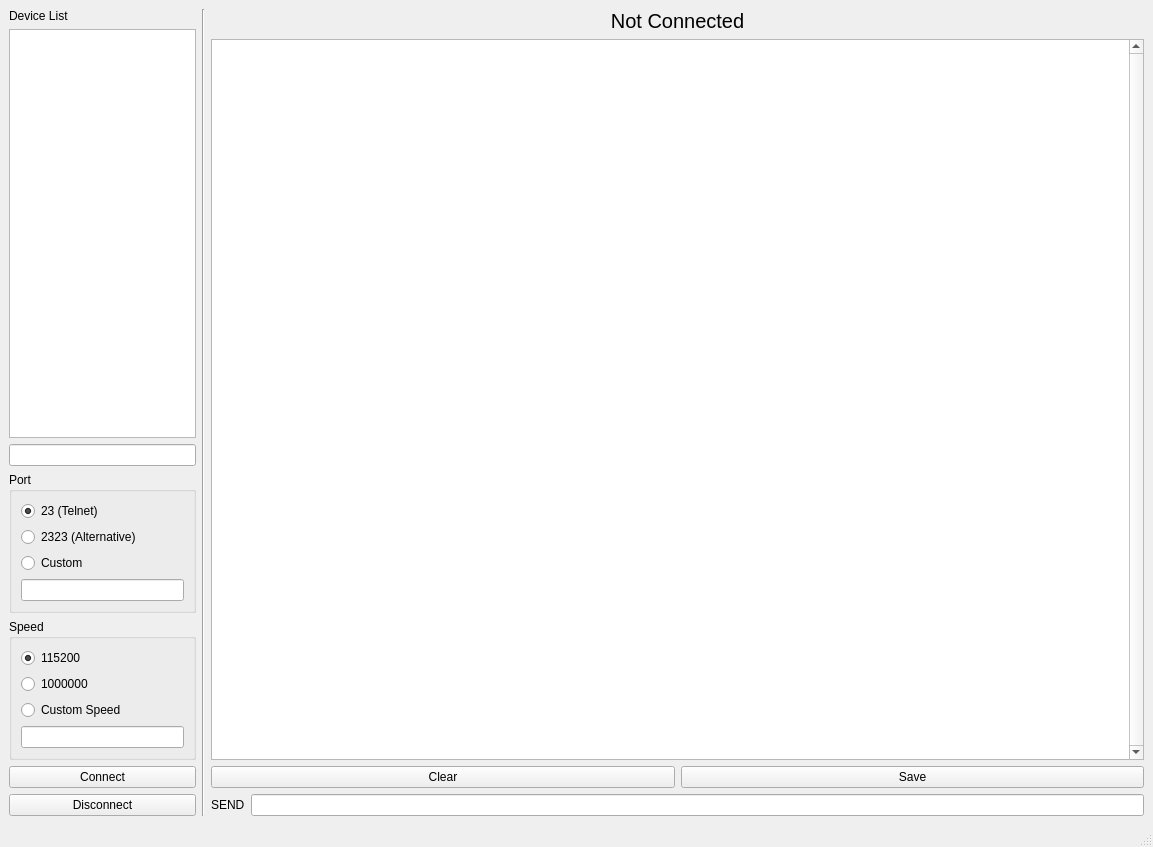
<?xml version="1.0" encoding="UTF-8"?>
<ui version="4.0">
 <class>MainWindow</class>
 <widget class="QMainWindow" name="MainWindow">
  <property name="geometry">
   <rect>
    <x>0</x>
    <y>0</y>
    <width>1153</width>
    <height>847</height>
   </rect>
  </property>
  <property name="windowTitle">
   <string>Serial Viewer</string>
  </property>
  <widget class="QWidget" name="centralwidget">
   <layout class="QHBoxLayout" name="horizontalLayout" stretch="1,0,5">
    <item>
     <layout class="QVBoxLayout" name="verticalLayout_2">
      <item>
       <widget class="QLabel" name="label">
        <property name="text">
         <string>Device List</string>
        </property>
       </widget>
      </item>
      <item>
       <widget class="QListWidget" name="listPorts"/>
      </item>
      <item>
       <widget class="QLineEdit" name="lineCustomDevice"/>
      </item>
      <item>
       <widget class="QGroupBox" name="groupPort">
        <property name="enabled">
         <bool>true</bool>
        </property>
        <property name="title">
         <string>Port</string>
        </property>
        <layout class="QVBoxLayout" name="verticalLayout_4">
         <item>
          <widget class="QRadioButton" name="rbTelnet">
           <property name="text">
            <string>23 (Telnet)</string>
           </property>
           <property name="checked">
            <bool>true</bool>
           </property>
          </widget>
         </item>
         <item>
          <widget class="QRadioButton" name="rbAlternate">
           <property name="text">
            <string>2323 (Alternative)</string>
           </property>
          </widget>
         </item>
         <item>
          <widget class="QRadioButton" name="rbCustom">
           <property name="text">
            <string>Custom</string>
           </property>
          </widget>
         </item>
         <item>
          <widget class="QLineEdit" name="lineCustomPort"/>
         </item>
        </layout>
       </widget>
      </item>
      <item>
       <widget class="QGroupBox" name="groupSpeed">
        <property name="title">
         <string>Speed</string>
        </property>
        <layout class="QVBoxLayout" name="verticalLayout">
         <item>
          <widget class="QRadioButton" name="rbOneFifteen">
           <property name="text">
            <string>115200</string>
           </property>
           <property name="checked">
            <bool>true</bool>
           </property>
          </widget>
         </item>
         <item>
          <widget class="QRadioButton" name="rbMega">
           <property name="text">
            <string>1000000</string>
           </property>
          </widget>
         </item>
         <item>
          <widget class="QRadioButton" name="rbCustomSpeed">
           <property name="text">
            <string>Custom Speed</string>
           </property>
          </widget>
         </item>
         <item>
          <widget class="QLineEdit" name="lineCustomSpeed"/>
         </item>
        </layout>
       </widget>
      </item>
      <item>
       <widget class="QPushButton" name="btnConnect">
        <property name="text">
         <string>Connect</string>
        </property>
       </widget>
      </item>
      <item>
       <widget class="QPushButton" name="btnDisconnect">
        <property name="text">
         <string>Disconnect</string>
        </property>
       </widget>
      </item>
     </layout>
    </item>
    <item>
     <widget class="Line" name="line">
      <property name="orientation">
       <enum>Qt::Vertical</enum>
      </property>
     </widget>
    </item>
    <item>
     <layout class="QVBoxLayout" name="verticalLayout_3">
      <item>
       <widget class="QLabel" name="lblStatus">
        <property name="font">
         <font>
          <pointsize>15</pointsize>
         </font>
        </property>
        <property name="text">
         <string>Not Connected</string>
        </property>
        <property name="alignment">
         <set>Qt::AlignCenter</set>
        </property>
       </widget>
      </item>
      <item>
       <widget class="QPlainTextEdit" name="txtMainView">
        <property name="verticalScrollBarPolicy">
         <enum>Qt::ScrollBarAlwaysOn</enum>
        </property>
        <property name="readOnly">
         <bool>true</bool>
        </property>
       </widget>
      </item>
      <item>
       <layout class="QHBoxLayout" name="horizontalLayout_2">
        <item>
         <widget class="QPushButton" name="btnClear">
          <property name="text">
           <string>Clear</string>
          </property>
         </widget>
        </item>
        <item>
         <widget class="QPushButton" name="btnSave">
          <property name="text">
           <string>Save</string>
          </property>
         </widget>
        </item>
       </layout>
      </item>
      <item>
       <layout class="QHBoxLayout" name="horizontalLayout_3">
        <item>
         <widget class="QLabel" name="label_2">
          <property name="text">
           <string>SEND</string>
          </property>
         </widget>
        </item>
        <item>
         <widget class="QLineEdit" name="lineSend"/>
        </item>
       </layout>
      </item>
     </layout>
    </item>
   </layout>
  </widget>
  <widget class="QStatusBar" name="statusbar"/>
 </widget>
 <resources/>
 <connections/>
</ui>
